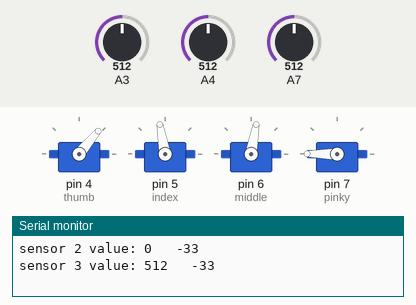
Bench run of a sketch on a simulated Arduino Nano, built with avr-gcc and run on an emulated ATmega328P. On the bench: 4 × servo, the last lines printed to the serial monitor. The inputs (shaded band) are chosen by the test bench; at power-on: A7 = 512, A3 = 512, A4 = 512.

Above: at 0.1 s.
At 1.2 s:
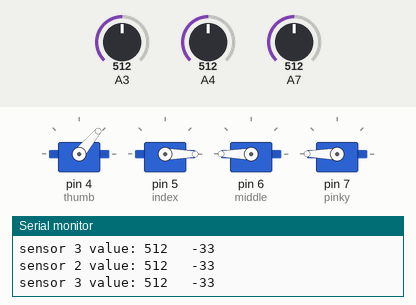
1.3 s: A7 set to 886
4.3 s: A7 set to 919
At 7.0 s:
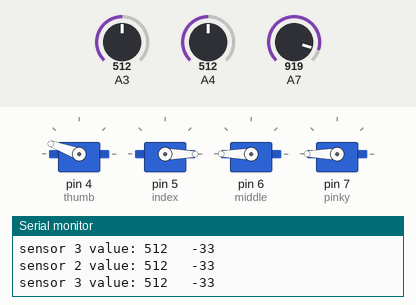
Timing chart, 0 to 13.0 s (numbered marks = the images above; inputs shaded):
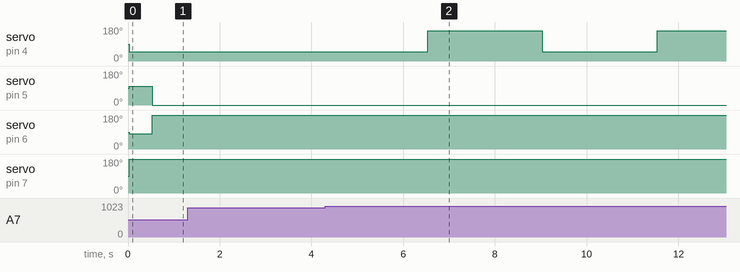

Measured:
- the behaviour switches between 900 and 901 on A7 (found by bisection; images 1 and 2)
- after the input at 4.3 s, servo on pin 4 (thumb): 50° → 160° after 2.2 s, → 50° 2.5 s later, → 160° 2.5 s later

The sketch:

test3.ino
```cpp
#include <Servo.h>
Servo thumb, index, middle, pinky;
int n=0;
int a = 1;
int button;
int threshold1 = 100;
int threshold2 = 100;
int threshold3 = 230;
                  //sensor variables
//int lowerarm = 0;
int upperarm = 0;
int biceps = 0;

void setup() {
   thumb.attach(4);    //Attach the servo for the 1st finger to pin6
   index.attach(5);    //Attach the servo for the 2nd finger to pin7
   middle.attach(6);   //Attach the servo for the 3rd finger to pin8
   pinky.attach(7);    //Attach the servo for the 4th finger to pin9

   Serial.begin(9600);  // this is for serial monitor to see the muscle sensor value you're getting
}

void loop()
{
  if(n==0)
  {                       //ask user to relax the arm, and press the button when ready. this is the calibration stage
  // threshold1 = calibrate(1);
  threshold2 = calibrate(2);
   threshold3 = calibrate(3);
    n++;
    }
    else

 // lowerarm = analogRead(A2); //lower forearm
  upperarm = analogRead(A3); //upper forearm
  biceps = analogRead(A4);   //bicept

 // Serial.print("sensor 1 value: ");
 //   Serial.print(lowerarm);
// Serial.print("   ");
 // Serial.println(threshold1);
  Serial.print("sensor 2 value: ");
   Serial.print(upperarm);
 Serial.print("   ");
  Serial.println(threshold2);
   Serial.print("sensor 3 value: ");
Serial.print(biceps);
 Serial.print("   ");
  Serial.println(threshold3);

//stages
  button = analogRead(A7);
   if (button > 900 && a == 1)               // when button is not pressed do nothing
        {
          a = 0;
          delay(2000);
        }
             else if (button > 900 && a == 0)
             {
             a= 1;
                       delay(2000);
}

if(a== 1)                   //stage 1
{
 if( biceps >= threshold3 && upperarm >= threshold1)         //11
{  close_hand();   }

else if (  biceps >= threshold3 )                            //10
{ peace_out();}

else if(  upperarm >= threshold1)                            //01
{pointing(); }
 else                                                        //00
  {open_hand();  }
}
else if(a ==0)              //stage 2
{
if( biceps >= threshold3 && upperarm >= threshold1)         //11
{  thumb_up();    }

else if (  biceps >= threshold3 )                           //10
{ pincing(); }

else if(  upperarm >= threshold1)                           //01
{ alright();  }

 else                                                       //00
  {open_hand();  }

}}

int calibrate(int set)
{
  int thresh =0;

  if(set==1)
  {
  for (int i = 0; i < 100; i++)
  { thresh += analogRead(A2);  }
  thresh = thresh/100 +110; }

  else if(set==2)
  {
  for (int i = 0; i < 100; i++)
  {    thresh += analogRead(A3); }
  thresh = thresh/100 +110;}

   else if(set==3)
  {  for (int i = 0; i < 100; i++)
  {  thresh += analogRead(A4);  }
  thresh = thresh/100 +110;}

  return thresh;
  }

void open_hand()
{thumb.write(160);
 index.write(100);
 middle.write(80);
 pinky.write(60);
 delay(500); }

 void pointing()
 {thumb.write(50);
 index.write(100);
 middle.write(180);
 pinky.write(180);
 delay(500); }

 void pincing()
 {thumb.write(50);
 index.write(0);
 middle.write(180);
 pinky.write(60);
 delay(500); }

 void close_hand()
 {thumb.write(50);
 index.write(0);
 middle.write(180);
 pinky.write(180);
 delay(500); }

 void peace_out()
 {thumb.write(50);
 index.write(100);
 middle.write(80);
 pinky.write(180);
 delay(500); }

 void alright()
 {thumb.write(50);
 index.write(0);
 middle.write(80);
 pinky.write(60);
 delay(500); }

 void  thumb_up()
 {thumb.write(160);
 index.write(0);
 middle.write(180);
 pinky.write(180);
 delay(500); }

 void come_here()
 {
 while( biceps >= threshold3 &&  upperarm >= threshold1)
 {
  close_hand();
  delay(400);
  pointing();
  delay(400);
  upperarm = analogRead(A3);
 // lowerarm = analogRead(A2);
  biceps = analogRead(A4);
 }  }
```
